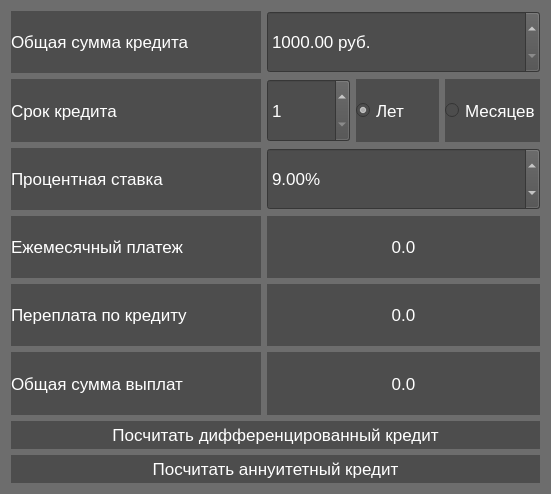
<?xml version="1.0" encoding="UTF-8"?>
<ui version="4.0">
 <class>CreditCalc</class>
 <widget class="QDialog" name="CreditCalc">
  <property name="geometry">
   <rect>
    <x>0</x>
    <y>0</y>
    <width>551</width>
    <height>494</height>
   </rect>
  </property>
  <property name="windowTitle">
   <string>CreditCalc</string>
  </property>
  <property name="windowIcon">
   <iconset resource="../icon/icon.qrc">
    <normaloff>:/Credit-Calculator.png</normaloff>:/Credit-Calculator.png</iconset>
  </property>
  <property name="styleSheet">
   <string notr="true">background-color: rgb(109, 109, 109);</string>
  </property>
  <layout class="QVBoxLayout" name="verticalLayout_2">
   <item>
    <layout class="QHBoxLayout" name="amountCreditLayout">
     <item>
      <widget class="QLabel" name="amountCreditLabel">
       <property name="minimumSize">
        <size>
         <width>200</width>
         <height>0</height>
        </size>
       </property>
       <property name="maximumSize">
        <size>
         <width>250</width>
         <height>16777215</height>
        </size>
       </property>
       <property name="font">
        <font>
         <pointsize>13</pointsize>
        </font>
       </property>
       <property name="styleSheet">
        <string notr="true">color: rgb(255, 255, 255);
background-color: rgb(77, 77, 77);</string>
       </property>
       <property name="text">
        <string>Общая сумма кредита</string>
       </property>
      </widget>
     </item>
     <item>
      <widget class="QDoubleSpinBox" name="amountCreditDoubleSpinBox">
       <property name="sizePolicy">
        <sizepolicy hsizetype="Minimum" vsizetype="Minimum">
         <horstretch>0</horstretch>
         <verstretch>0</verstretch>
        </sizepolicy>
       </property>
       <property name="font">
        <font>
         <pointsize>13</pointsize>
        </font>
       </property>
       <property name="styleSheet">
        <string notr="true">color: rgb(255, 255, 255);
background-color: rgb(77, 77, 77);</string>
       </property>
       <property name="suffix">
        <string> руб.</string>
       </property>
       <property name="minimum">
        <double>1000.000000000000000</double>
       </property>
       <property name="maximum">
        <double>100000000000000001463069523067487303097004298786465505927861078716979636425114821591040.000000000000000</double>
       </property>
      </widget>
     </item>
    </layout>
   </item>
   <item>
    <layout class="QHBoxLayout" name="termCreditLayout">
     <item>
      <widget class="QLabel" name="termCreditLabel">
       <property name="minimumSize">
        <size>
         <width>200</width>
         <height>0</height>
        </size>
       </property>
       <property name="maximumSize">
        <size>
         <width>250</width>
         <height>16777215</height>
        </size>
       </property>
       <property name="font">
        <font>
         <pointsize>13</pointsize>
        </font>
       </property>
       <property name="styleSheet">
        <string notr="true">color: rgb(255, 255, 255);
background-color: rgb(77, 77, 77);</string>
       </property>
       <property name="text">
        <string>Срок кредита</string>
       </property>
      </widget>
     </item>
     <item>
      <layout class="QHBoxLayout" name="termCreditInputLayout">
       <item>
        <widget class="QSpinBox" name="termCreditSpinBox">
         <property name="sizePolicy">
          <sizepolicy hsizetype="Minimum" vsizetype="Minimum">
           <horstretch>0</horstretch>
           <verstretch>0</verstretch>
          </sizepolicy>
         </property>
         <property name="font">
          <font>
           <pointsize>13</pointsize>
          </font>
         </property>
         <property name="styleSheet">
          <string notr="true">color: rgb(255, 255, 255);
background-color: rgb(77, 77, 77);</string>
         </property>
         <property name="minimum">
          <number>1</number>
         </property>
         <property name="maximum">
          <number>50</number>
         </property>
        </widget>
       </item>
       <item>
        <widget class="QRadioButton" name="termCreditRadioButtonYear">
         <property name="sizePolicy">
          <sizepolicy hsizetype="Minimum" vsizetype="Minimum">
           <horstretch>0</horstretch>
           <verstretch>0</verstretch>
          </sizepolicy>
         </property>
         <property name="font">
          <font>
           <pointsize>13</pointsize>
          </font>
         </property>
         <property name="styleSheet">
          <string notr="true">color: rgb(255, 255, 255);
background-color: rgb(77, 77, 77);</string>
         </property>
         <property name="text">
          <string>Лет</string>
         </property>
         <property name="checked">
          <bool>true</bool>
         </property>
         <attribute name="buttonGroup">
          <string notr="true">termCredit</string>
         </attribute>
        </widget>
       </item>
       <item>
        <widget class="QRadioButton" name="termCreditRadioButtonMonth">
         <property name="sizePolicy">
          <sizepolicy hsizetype="Minimum" vsizetype="Minimum">
           <horstretch>0</horstretch>
           <verstretch>0</verstretch>
          </sizepolicy>
         </property>
         <property name="font">
          <font>
           <pointsize>13</pointsize>
          </font>
         </property>
         <property name="styleSheet">
          <string notr="true">color: rgb(255, 255, 255);
background-color: rgb(77, 77, 77);</string>
         </property>
         <property name="text">
          <string>Месяцев</string>
         </property>
         <attribute name="buttonGroup">
          <string notr="true">termCredit</string>
         </attribute>
        </widget>
       </item>
      </layout>
     </item>
    </layout>
   </item>
   <item>
    <layout class="QHBoxLayout" name="procentageCreditLayout">
     <item>
      <widget class="QLabel" name="procentageCreditlabel">
       <property name="minimumSize">
        <size>
         <width>200</width>
         <height>0</height>
        </size>
       </property>
       <property name="maximumSize">
        <size>
         <width>250</width>
         <height>16777215</height>
        </size>
       </property>
       <property name="font">
        <font>
         <pointsize>13</pointsize>
        </font>
       </property>
       <property name="styleSheet">
        <string notr="true">color: rgb(255, 255, 255);
background-color: rgb(77, 77, 77);</string>
       </property>
       <property name="text">
        <string>Процентная ставка</string>
       </property>
      </widget>
     </item>
     <item>
      <widget class="QDoubleSpinBox" name="procentageCreditDoubleSpinBox">
       <property name="sizePolicy">
        <sizepolicy hsizetype="Minimum" vsizetype="Minimum">
         <horstretch>0</horstretch>
         <verstretch>0</verstretch>
        </sizepolicy>
       </property>
       <property name="font">
        <font>
         <pointsize>13</pointsize>
        </font>
       </property>
       <property name="styleSheet">
        <string notr="true">color: rgb(255, 255, 255);
background-color: rgb(77, 77, 77);</string>
       </property>
       <property name="prefix">
        <string/>
       </property>
       <property name="suffix">
        <string>%</string>
       </property>
       <property name="minimum">
        <double>0.000000000000000</double>
       </property>
       <property name="maximum">
        <double>999.000000000000000</double>
       </property>
       <property name="value">
        <double>9.000000000000000</double>
       </property>
      </widget>
     </item>
    </layout>
   </item>
   <item>
    <layout class="QHBoxLayout" name="monthPaymentLayout">
     <item>
      <widget class="QLabel" name="monthPaymentLabel">
       <property name="minimumSize">
        <size>
         <width>200</width>
         <height>0</height>
        </size>
       </property>
       <property name="maximumSize">
        <size>
         <width>250</width>
         <height>16777215</height>
        </size>
       </property>
       <property name="font">
        <font>
         <pointsize>13</pointsize>
        </font>
       </property>
       <property name="styleSheet">
        <string notr="true">color: rgb(255, 255, 255);
background-color: rgb(77, 77, 77);</string>
       </property>
       <property name="text">
        <string>Ежемесячный платеж</string>
       </property>
      </widget>
     </item>
     <item>
      <widget class="QLabel" name="monthPaymentLabelOutput">
       <property name="font">
        <font>
         <pointsize>13</pointsize>
        </font>
       </property>
       <property name="styleSheet">
        <string notr="true">color: rgb(255, 255, 255);
background-color: rgb(77, 77, 77);</string>
       </property>
       <property name="text">
        <string>0.0</string>
       </property>
       <property name="alignment">
        <set>Qt::AlignCenter</set>
       </property>
      </widget>
     </item>
    </layout>
   </item>
   <item>
    <layout class="QHBoxLayout" name="overpaymentLayout">
     <item>
      <widget class="QLabel" name="overpaymentLabel">
       <property name="minimumSize">
        <size>
         <width>200</width>
         <height>0</height>
        </size>
       </property>
       <property name="maximumSize">
        <size>
         <width>250</width>
         <height>16777215</height>
        </size>
       </property>
       <property name="font">
        <font>
         <pointsize>13</pointsize>
        </font>
       </property>
       <property name="styleSheet">
        <string notr="true">color: rgb(255, 255, 255);
background-color: rgb(77, 77, 77);</string>
       </property>
       <property name="text">
        <string>Переплата по кредиту</string>
       </property>
      </widget>
     </item>
     <item>
      <widget class="QLabel" name="overpaymentLabelOutput">
       <property name="font">
        <font>
         <pointsize>13</pointsize>
        </font>
       </property>
       <property name="styleSheet">
        <string notr="true">color: rgb(255, 255, 255);
background-color: rgb(77, 77, 77);</string>
       </property>
       <property name="text">
        <string>0.0</string>
       </property>
       <property name="alignment">
        <set>Qt::AlignCenter</set>
       </property>
      </widget>
     </item>
    </layout>
   </item>
   <item>
    <layout class="QHBoxLayout" name="AllPaymentsLayout">
     <item>
      <widget class="QLabel" name="AllPaymentLabel">
       <property name="minimumSize">
        <size>
         <width>200</width>
         <height>0</height>
        </size>
       </property>
       <property name="maximumSize">
        <size>
         <width>250</width>
         <height>16777215</height>
        </size>
       </property>
       <property name="font">
        <font>
         <pointsize>13</pointsize>
        </font>
       </property>
       <property name="styleSheet">
        <string notr="true">color: rgb(255, 255, 255);
background-color: rgb(77, 77, 77);</string>
       </property>
       <property name="text">
        <string>Общая сумма выплат</string>
       </property>
      </widget>
     </item>
     <item>
      <widget class="QLabel" name="AllPaymentsLabelOutput">
       <property name="font">
        <font>
         <pointsize>13</pointsize>
        </font>
       </property>
       <property name="styleSheet">
        <string notr="true">color: rgb(255, 255, 255);
background-color: rgb(77, 77, 77);</string>
       </property>
       <property name="text">
        <string>0.0</string>
       </property>
       <property name="alignment">
        <set>Qt::AlignCenter</set>
       </property>
      </widget>
     </item>
    </layout>
   </item>
   <item>
    <layout class="QVBoxLayout" name="resultLayout">
     <item>
      <widget class="QPushButton" name="diffButton">
       <property name="sizePolicy">
        <sizepolicy hsizetype="Minimum" vsizetype="Minimum">
         <horstretch>0</horstretch>
         <verstretch>0</verstretch>
        </sizepolicy>
       </property>
       <property name="font">
        <font>
         <pointsize>13</pointsize>
        </font>
       </property>
       <property name="styleSheet">
        <string notr="true">QPushButton {
color: rgb(255, 255, 255);
background-color: rgb(77, 77, 77);
	border-radius: 15px;
}
QPushButton:pressed  {
color: rgb(255, 255, 255);
	background-color: rgb(52, 52, 52);
	border-radius: 15px;
}</string>
       </property>
       <property name="text">
        <string>Посчитать дифференцированный кредит</string>
       </property>
      </widget>
     </item>
     <item>
      <widget class="QPushButton" name="AnnButton">
       <property name="sizePolicy">
        <sizepolicy hsizetype="Minimum" vsizetype="Minimum">
         <horstretch>0</horstretch>
         <verstretch>0</verstretch>
        </sizepolicy>
       </property>
       <property name="font">
        <font>
         <pointsize>13</pointsize>
        </font>
       </property>
       <property name="styleSheet">
        <string notr="true">QPushButton {
color: rgb(255, 255, 255);
background-color: rgb(77, 77, 77);
	border-radius: 15px;
}
QPushButton:pressed  {
color: rgb(255, 255, 255);
	background-color: rgb(52, 52, 52);
	border-radius: 15px;
}</string>
       </property>
       <property name="text">
        <string>Посчитать аннуитетный кредит</string>
       </property>
      </widget>
     </item>
    </layout>
   </item>
  </layout>
 </widget>
 <resources>
  <include location="../icon/icon.qrc"/>
 </resources>
 <connections/>
 <buttongroups>
  <buttongroup name="termCredit"/>
 </buttongroups>
</ui>
